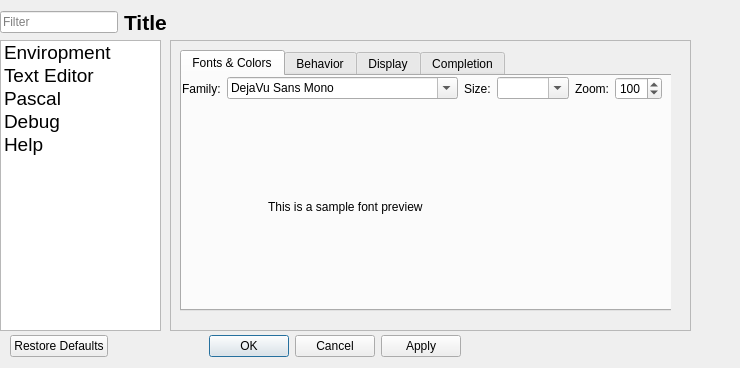
<?xml version="1.0" encoding="UTF-8"?>
<ui version="4.0">
 <class>QscOptionDialog</class>
 <widget class="QDialog" name="QscOptionDialog">
  <property name="geometry">
   <rect>
    <x>0</x>
    <y>0</y>
    <width>740</width>
    <height>368</height>
   </rect>
  </property>
  <property name="windowTitle">
   <string>Options</string>
  </property>
  <property name="windowIcon">
   <iconset resource="resource.qrc">
    <normaloff>:/icons/icons/pascal64.png</normaloff>:/icons/icons/pascal64.png</iconset>
  </property>
  <widget class="QDialogButtonBox" name="buttonBox">
   <property name="geometry">
    <rect>
     <x>10</x>
     <y>330</y>
     <width>451</width>
     <height>32</height>
    </rect>
   </property>
   <property name="orientation">
    <enum>Qt::Horizontal</enum>
   </property>
   <property name="standardButtons">
    <set>QDialogButtonBox::Apply|QDialogButtonBox::Cancel|QDialogButtonBox::Ok|QDialogButtonBox::RestoreDefaults</set>
   </property>
  </widget>
  <widget class="QListWidget" name="m_categoriesLW">
   <property name="geometry">
    <rect>
     <x>0</x>
     <y>40</y>
     <width>161</width>
     <height>291</height>
    </rect>
   </property>
   <property name="font">
    <font>
     <pointsize>14</pointsize>
     <weight>50</weight>
     <bold>false</bold>
    </font>
   </property>
   <property name="frameShadow">
    <enum>QFrame::Raised</enum>
   </property>
   <property name="viewMode">
    <enum>QListView::ListMode</enum>
   </property>
   <property name="modelColumn">
    <number>0</number>
   </property>
   <property name="selectionRectVisible">
    <bool>true</bool>
   </property>
   <item>
    <property name="text">
     <string>Enviropment</string>
    </property>
    <property name="font">
     <font>
      <pointsize>14</pointsize>
     </font>
    </property>
    <property name="icon">
     <iconset resource="resource.qrc">
      <normaloff>:/icons/icons/category_core.png</normaloff>:/icons/icons/category_core.png</iconset>
    </property>
   </item>
   <item>
    <property name="text">
     <string>Text Editor</string>
    </property>
    <property name="icon">
     <iconset resource="resource.qrc">
      <normaloff>:/icons/icons/category_texteditor.png</normaloff>:/icons/icons/category_texteditor.png</iconset>
    </property>
   </item>
   <item>
    <property name="text">
     <string>Pascal</string>
    </property>
    <property name="icon">
     <iconset resource="resource.qrc">
      <normaloff>:/icons/icons/pascal64.png</normaloff>:/icons/icons/pascal64.png</iconset>
    </property>
   </item>
   <item>
    <property name="text">
     <string>Debug</string>
    </property>
    <property name="icon">
     <iconset resource="resource.qrc">
      <normaloff>:/icons/icons/category_debug.png</normaloff>:/icons/icons/category_debug.png</iconset>
    </property>
   </item>
   <item>
    <property name="text">
     <string>Help</string>
    </property>
    <property name="icon">
     <iconset resource="resource.qrc">
      <normaloff>:/icons/icons/category_help.png</normaloff>:/icons/icons/category_help.png</iconset>
    </property>
   </item>
  </widget>
  <widget class="QFrame" name="frame">
   <property name="geometry">
    <rect>
     <x>170</x>
     <y>40</y>
     <width>521</width>
     <height>291</height>
    </rect>
   </property>
   <property name="frameShape">
    <enum>QFrame::StyledPanel</enum>
   </property>
   <property name="frameShadow">
    <enum>QFrame::Raised</enum>
   </property>
   <widget class="QStackedWidget" name="stackedWidget">
    <property name="geometry">
     <rect>
      <x>0</x>
      <y>0</y>
      <width>501</width>
      <height>291</height>
     </rect>
    </property>
    <property name="currentIndex">
     <number>1</number>
    </property>
    <widget class="QWidget" name="m_envPage">
     <widget class="QTabWidget" name="tabWidget">
      <property name="geometry">
       <rect>
        <x>0</x>
        <y>0</y>
        <width>501</width>
        <height>251</height>
       </rect>
      </property>
      <property name="currentIndex">
       <number>0</number>
      </property>
      <widget class="QWidget" name="m_generalTab">
       <attribute name="title">
        <string>General</string>
       </attribute>
      </widget>
      <widget class="QWidget" name="m_keyboardTab">
       <attribute name="title">
        <string>Keyboard</string>
       </attribute>
      </widget>
     </widget>
    </widget>
    <widget class="QWidget" name="m_editorPage">
     <widget class="QTabWidget" name="m_editorTabWidget">
      <property name="geometry">
       <rect>
        <x>10</x>
        <y>10</y>
        <width>501</width>
        <height>261</height>
       </rect>
      </property>
      <property name="currentIndex">
       <number>0</number>
      </property>
      <widget class="QWidget" name="m_fontTab">
       <attribute name="title">
        <string>Fonts &amp;&amp; Colors</string>
       </attribute>
       <widget class="QLabel" name="m_fontPreviewLabel">
        <property name="geometry">
         <rect>
          <x>86</x>
          <y>100</y>
          <width>291</width>
          <height>61</height>
         </rect>
        </property>
        <property name="text">
         <string>This is a sample font preview</string>
        </property>
       </widget>
       <widget class="QWidget" name="">
        <property name="geometry">
         <rect>
          <x>0</x>
          <y>0</y>
          <width>480</width>
          <height>25</height>
         </rect>
        </property>
        <layout class="QHBoxLayout" name="horizontalLayout_2">
         <item>
          <widget class="QLabel" name="label">
           <property name="text">
            <string>Family:</string>
           </property>
          </widget>
         </item>
         <item>
          <widget class="QFontComboBox" name="m_fontComboBox">
           <property name="currentFont">
            <font>
             <family>DejaVu Sans Mono</family>
             <pointsize>11</pointsize>
            </font>
           </property>
          </widget>
         </item>
         <item>
          <spacer name="horizontalSpacer">
           <property name="orientation">
            <enum>Qt::Horizontal</enum>
           </property>
           <property name="sizeHint" stdset="0">
            <size>
             <width>18</width>
             <height>20</height>
            </size>
           </property>
          </spacer>
         </item>
         <item>
          <widget class="QLabel" name="label_2">
           <property name="text">
            <string>Size:</string>
           </property>
          </widget>
         </item>
         <item>
          <widget class="QComboBox" name="m_fontSizeCB">
           <property name="editable">
            <bool>true</bool>
           </property>
          </widget>
         </item>
         <item>
          <spacer name="horizontalSpacer_2">
           <property name="orientation">
            <enum>Qt::Horizontal</enum>
           </property>
           <property name="sizeHint" stdset="0">
            <size>
             <width>18</width>
             <height>20</height>
            </size>
           </property>
          </spacer>
         </item>
         <item>
          <widget class="QLabel" name="label_3">
           <property name="text">
            <string>Zoom:</string>
           </property>
          </widget>
         </item>
         <item>
          <widget class="QSpinBox" name="m_fontZoomSB">
           <property name="maximum">
            <number>300</number>
           </property>
           <property name="singleStep">
            <number>10</number>
           </property>
           <property name="value">
            <number>100</number>
           </property>
          </widget>
         </item>
        </layout>
       </widget>
      </widget>
      <widget class="QWidget" name="m_behaviorTab">
       <attribute name="title">
        <string>Behavior</string>
       </attribute>
      </widget>
      <widget class="QWidget" name="m_displayTab">
       <attribute name="title">
        <string>Display</string>
       </attribute>
      </widget>
      <widget class="QWidget" name="m_completionTab">
       <attribute name="title">
        <string>Completion</string>
       </attribute>
      </widget>
     </widget>
    </widget>
    <widget class="QWidget" name="m_pascalPage"/>
    <widget class="QWidget" name="m_debugPage"/>
    <widget class="QWidget" name="m_helpPage"/>
   </widget>
  </widget>
  <widget class="QWidget" name="">
   <property name="geometry">
    <rect>
     <x>0</x>
     <y>10</y>
     <width>167</width>
     <height>24</height>
    </rect>
   </property>
   <layout class="QHBoxLayout" name="horizontalLayout">
    <item>
     <widget class="QLineEdit" name="m_searchLE">
      <property name="enabled">
       <bool>true</bool>
      </property>
      <property name="autoFillBackground">
       <bool>false</bool>
      </property>
      <property name="text">
       <string comment="Filter"/>
      </property>
      <property name="placeholderText">
       <string>Filter</string>
      </property>
     </widget>
    </item>
    <item>
     <widget class="QLabel" name="m_titleLabel">
      <property name="font">
       <font>
        <pointsize>16</pointsize>
        <weight>75</weight>
        <bold>true</bold>
       </font>
      </property>
      <property name="text">
       <string>Title</string>
      </property>
     </widget>
    </item>
   </layout>
  </widget>
 </widget>
 <resources>
  <include location="resource.qrc"/>
 </resources>
 <connections>
  <connection>
   <sender>buttonBox</sender>
   <signal>accepted()</signal>
   <receiver>QscOptionDialog</receiver>
   <slot>accept()</slot>
   <hints>
    <hint type="sourcelabel">
     <x>248</x>
     <y>254</y>
    </hint>
    <hint type="destinationlabel">
     <x>157</x>
     <y>274</y>
    </hint>
   </hints>
  </connection>
  <connection>
   <sender>buttonBox</sender>
   <signal>rejected()</signal>
   <receiver>QscOptionDialog</receiver>
   <slot>reject()</slot>
   <hints>
    <hint type="sourcelabel">
     <x>316</x>
     <y>260</y>
    </hint>
    <hint type="destinationlabel">
     <x>286</x>
     <y>274</y>
    </hint>
   </hints>
  </connection>
 </connections>
</ui>
